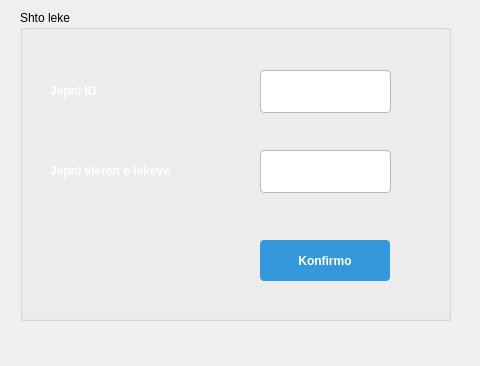
<?xml version="1.0" encoding="UTF-8"?>
<ui version="4.0">
 <class>money_account</class>
 <widget class="QDialog" name="money_account">
  <property name="geometry">
   <rect>
    <x>0</x>
    <y>0</y>
    <width>480</width>
    <height>366</height>
   </rect>
  </property>
  <property name="windowTitle">
   <string>Dialog</string>
  </property>
  <widget class="QGroupBox" name="groupBox">
   <property name="geometry">
    <rect>
     <x>20</x>
     <y>10</y>
     <width>431</width>
     <height>311</height>
    </rect>
   </property>
   <property name="title">
    <string>Shto leke</string>
   </property>
   <widget class="QPushButton" name="depositButton">
    <property name="geometry">
     <rect>
      <x>240</x>
      <y>230</y>
      <width>130</width>
      <height>41</height>
     </rect>
    </property>
    <property name="styleSheet">
     <string notr="true">QPushButton {
    background-color: #3498db;
    color: white;
    border: none;
    border-radius: 4px;
    padding: 10px 15px;
    font-weight: bold;
    min-width: 100px;
}

QPushButton:hover {
    background-color: #2980b9;
}

QPushButton:pressed {
    background-color: #1a5276;
}
</string>
    </property>
    <property name="text">
     <string>Konfirmo</string>
    </property>
   </widget>
   <widget class="QLabel" name="label_2">
    <property name="geometry">
     <rect>
      <x>30</x>
      <y>145</y>
      <width>171</width>
      <height>31</height>
     </rect>
    </property>
    <property name="styleSheet">
     <string notr="true">    color: rgb(255, 255, 255);
    font-weight: bold;
font: 700 12pt &quot;Arial Rounded MT&quot;;</string>
    </property>
    <property name="text">
     <string>Jepni vleren e lekeve</string>
    </property>
   </widget>
   <widget class="QLineEdit" name="lineEdit">
    <property name="geometry">
     <rect>
      <x>240</x>
      <y>60</y>
      <width>131</width>
      <height>43</height>
     </rect>
    </property>
    <property name="styleSheet">
     <string notr="true">color: rgb(0, 0, 0);
    padding: 8px;
    border: 1px solid #bbb;
    border-radius: 4px;
    background-color: #fff;
    selection-background-color: #3498db;
    min-height: 25px;
</string>
    </property>
   </widget>
   <widget class="QLineEdit" name="lineEdit_2">
    <property name="geometry">
     <rect>
      <x>240</x>
      <y>140</y>
      <width>131</width>
      <height>43</height>
     </rect>
    </property>
    <property name="styleSheet">
     <string notr="true">color: rgb(0, 0, 0);
    padding: 8px;
    border: 1px solid #bbb;
    border-radius: 4px;
    background-color: #fff;
    selection-background-color: #3498db;
    min-height: 25px;
</string>
    </property>
   </widget>
   <widget class="QLabel" name="label">
    <property name="geometry">
     <rect>
      <x>30</x>
      <y>70</y>
      <width>71</width>
      <height>21</height>
     </rect>
    </property>
    <property name="styleSheet">
     <string notr="true">color: rgb(255, 255, 255);
    font-weight: bold;
font: 700 12pt &quot;Arial Rounded MT&quot;;</string>
    </property>
    <property name="text">
     <string>Jepni ID</string>
    </property>
   </widget>
  </widget>
 </widget>
 <resources/>
 <connections/>
</ui>
